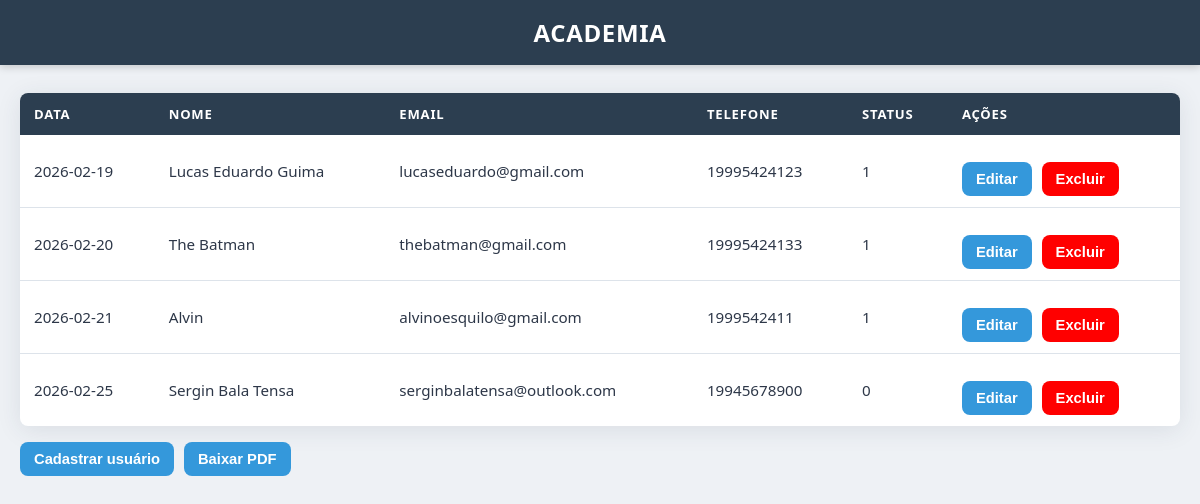
Before: / with the older database file.
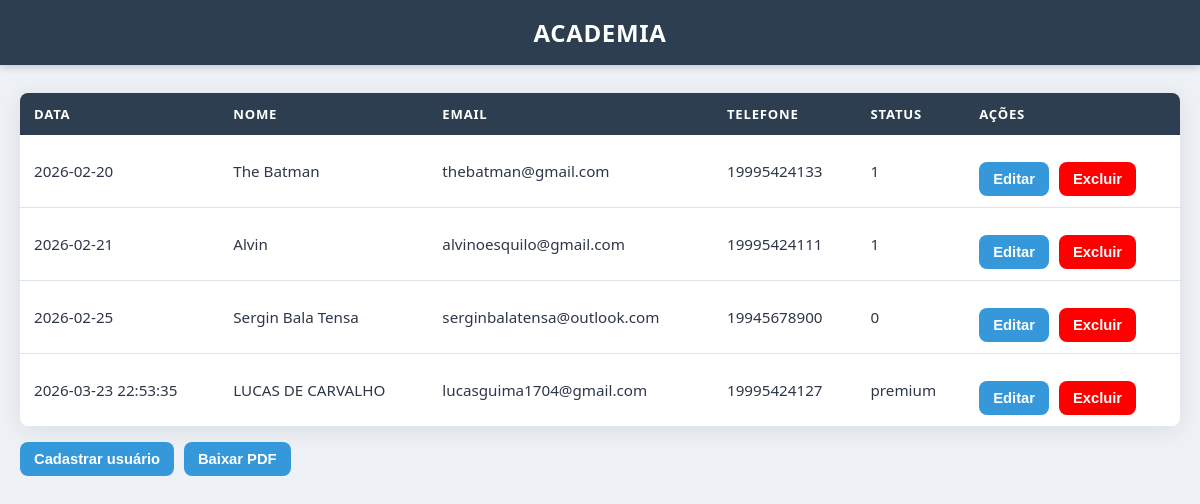
After: the same page with the newer database file.
### tables this page shows
CREATE TABLE users (
	id integer primary key autoincrement,
	full_name text not null,
	email text unique not null,
	password text not null,
	phone text,
	created_at date,
	status text
);

### src/Repository/UserRepository.php (called while the page is built, shortened)
<?php
class UserRepository
{
    private PDO $connection;
    public function __construct(PDO $connection)
    {
        $this->connection = $connection;
    }
    public function formatUser($user){
        return new User(
            $user['id'],
            $user['full_name'],
            $user['email'],
            $user['password'],
            $user['created_at'],
            $user['phone'],
            $user['status']
        );
    }
    public function getAllUsers() {
        $sql = "SELECT * FROM users;";
        $stmt = $this->connection->query($sql);
        $users = $stmt->fetchAll(PDO::FETCH_ASSOC);
        return array_map([$this, 'formatUser'], $users);
    }
}

### src/Domain/User.php (called while the page is built, shortened)
<?php
class User {
    private ?int $id;
    private string $full_name;
    private string $email;
    private string $date;
    private string $phone;
    private string $status;
    public function __construct(
        ?int $id,
        string $full_name,
        string $email,
        string $password,
        string $date,
        string $phone,
        string $status,
    ) {
        $this->id = $id;
        $this->full_name = $full_name;
        $this->email = $email;
        $this->date = $date;
        $this->phone = $phone;
        $this->status = $status;
    }
    public function id(): ?int
    {
        return $this->id;
    }
    public function fullName(): string
    {
        return $this->full_name;
    }
    public function email(): string
    {
        return $this->email;
    }
    public function date(): string
    {
        return $this->date;
    }
    public function phone(): string
    {
        return $this->phone;
    }
    public function status(): string
    {
        return $this->status;
    }
}

### index.php (the view, shortened to what this page needs)
<?php
$connection = Connection::getConnection();
$repository = new UserRepository($connection);
try {
  $users = $repository->getAllUsers();
}catch(PDOException $e){
  echo $e->getMessage();
}
?>
<!DOCTYPE html>
<html lang="en">
<head>
    <link rel="stylesheet" href="css/style.css">
</head>
<body>
    <header>
    <h1>Academia</h1>
  </header>
  <main>
    <section>
      <table>
        <thead>
          <tr>
            <th>Data</th>
            <th>Nome</th>
            <th>Email</th>
            <th>Telefone</th>
            <th>Status</th>
            <th>Ações</th>
          </tr>
        </thead>
        <tbody>
          <?php foreach($users as $user):  ?>
          <tr>
            <td><?= $user->date() ?></td>
            <td><?= $user->fullName() ?></td>
            <td><?= $user->email() ?></td>
            <td><?= $user->phone() ?></td>
            <td><?= $user->status() ?></td>
            <td>
              <div class="actions">
                <a href="edit.php?id=<?= $user->id() ?>"><button>Editar</button></a>
                <a href="delete.php?id=<?= $user->id() ?>" ><button style="background-color: red;">Excluir</button></a>
              </div>
            </td>
          </tr>
          <?php endforeach; ?>
        </tbody>
      </table>
      <div class="actions">
        <a href="register-user.php"><button>Cadastrar usuário</button></a>
        <button>Baixar PDF</button>
      </div>
    </section>
  </main>
</body>
</html>

### css/style.css (style rules this page uses)
*, *::before, *::after { box-sizing: border-box; margin: 0; padding: 0; }
:root { --color-dark: #2c3e50; --color-darker: #1a252f; --color-accent: #3498db; --color-accent-h:#2980b9; --color-danger: #e74c3c; --color-danger-h:#c0392b; --color-success: #27ae60; --color-bg: #eef1f5; --color-surface: #ffffff; --color-border: #dde3ea; --color-muted: #6c7a89; --color-text: #2d3748; --radius: 8px; --shadow-card: 0 4px 24px rgba(44, 62, 80, 0.10); --shadow-input: 0 0 0 3px rgba(52, 152, 219, 0.18); --transition: 0.18s ease; }
body { font-family: 'Segoe UI', system-ui, sans-serif; background: var(--color-bg); color: var(--color-text); min-height: 100vh; }
header { background: var(--color-dark); color: #fff; padding: 1rem 2rem; text-align: center; letter-spacing: 0.04em; box-shadow: 0 2px 8px rgba(0,0,0,0.18); }
header h1 { font-size: 1.5rem; font-weight: 700; text-transform: uppercase; }
main { padding: 28px 20px; }
table { width: 100%; border-collapse: collapse; background: var(--color-surface); border-radius: var(--radius); overflow: hidden; box-shadow: var(--shadow-card); }
th { background: var(--color-dark); color: #fff; padding: 12px 14px; text-align: left; font-size: 0.82rem; text-transform: uppercase; letter-spacing: 0.06em; }
td { padding: 11px 14px; border-bottom: 1px solid var(--color-border); font-size: 0.95rem; }
tr:last-child td { border-bottom: none; }
.actions { margin-top: 16px; display: flex; gap: 10px; flex-wrap: wrap; }
button { padding: 9px 14px; border: none; border-radius: var(--radius); background: var(--color-accent); color: white; cursor: pointer; font-size: 0.92rem; font-weight: 600; transition: background var(--transition); }

Changed rows visible on the page:
removed users: created_at "2026-02-19", full_name "Lucas Eduardo Guima", email "lucaseduardo@gmail.com", phone "19995424123", status "1"
changed users "Alvin": phone "1999542411" → "19995424111"
added users: created_at "2026-03-23 22:53:35", full_name "LUCAS DE CARVALHO", email "lucasguima1704@gmail.com", phone "19995424127", status "premium"
